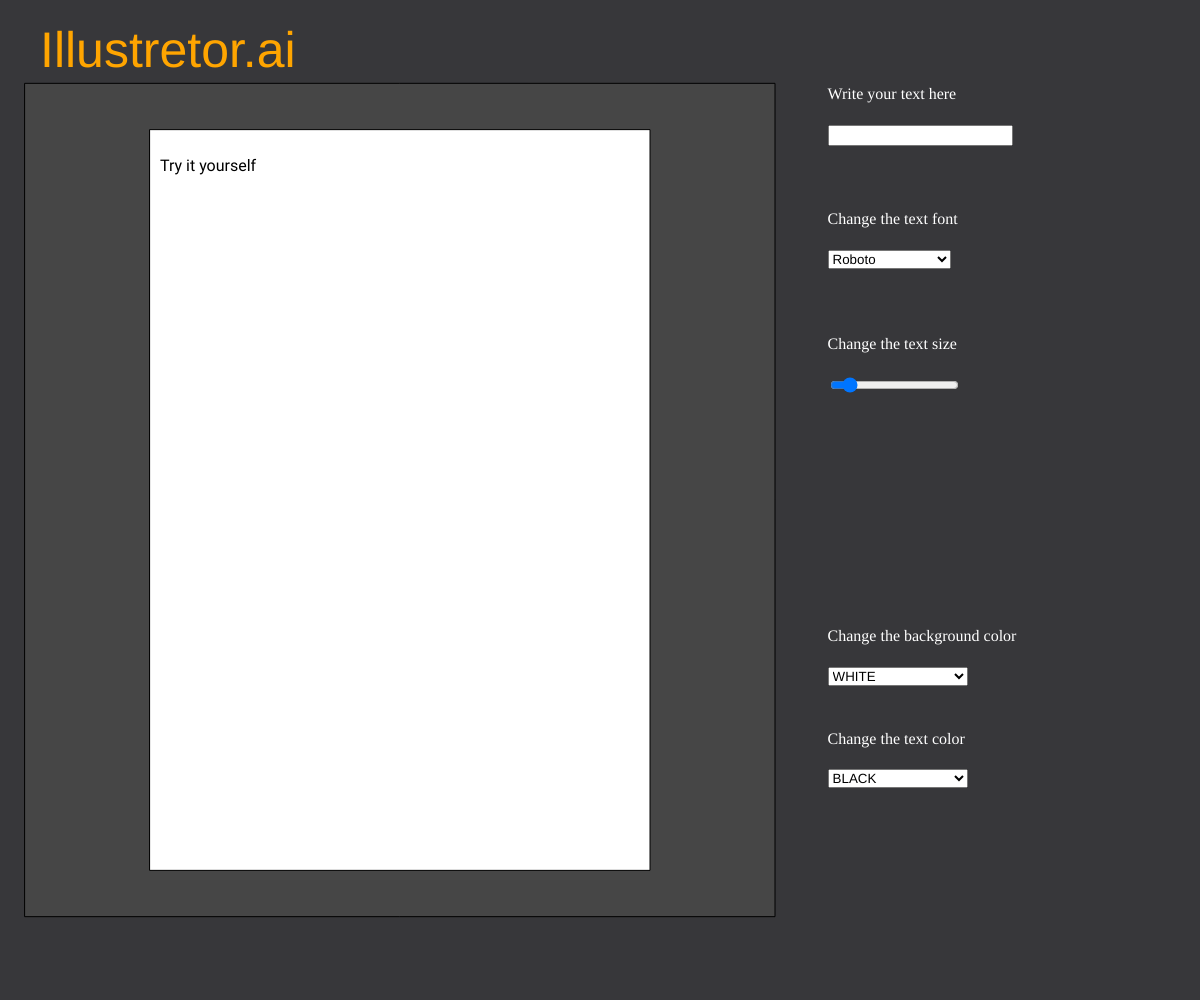
Frame 1 (no input)
Frame 60 (no input): identical to frame 1, image omitted
Frame 120 (the mouse pressed at the canvas centre since frame 60): identical to frame 1, image omitted

The p5.js sketch that drew this single still picture (run headless with seeded random() and noise() and a simulated clock; from frame 60 on, the mouse is pressed at the canvas centre):

// p5.js sketch
// ── sketch.js
var textbox; //where you write
var written = "Try it yourself"; //what you have written
var fakeCanvas; //the "canvas" where you write
var parag; //the actual DOM text displayed
var dimensione; //text size slider
var familyFonts; //text fonts selector
var colorSelector; //bgcolor selector
var colorSelectorText; //textcolor selector
var colors = ['LIGHTCORAL', 'LIGHTSALMON', 'CRIMSON',
  'LIGHTPINK', 'TOMATO', 'ORANGERED', 'DARKORANGE',
  'GOLD', 'LEMONCHIFFON', 'KHAKI', 'ORCHID', 'MEDIUMORCHID',
  'DARKVIOLET', 'GREENYELLOW', 'LIMEGREEN',
  'SEAGREEN', 'FORESTGREEN', 'OLIVE', 'TEAL', 'AQUAMARINE',
  'STEELBLUE', 'DODGERBLUE', 'NAVY', 'TAN', 'CHOCOLATE',
  'SIENNA', 'WHITE', 'BLACK', 'LIGHTSLATEGRAY', 'SILVER'
];

function setup() {
  createCanvas(windowWidth, windowHeight);

  //Description 1
  var dscrpt1 = createP("Write your text here");
  dscrpt1.id("dscrpt1");
  document.getElementById('dscrpt1').style.fontFamily = 'AdobeClean';
  document.getElementById('dscrpt1').style.color = 'white';
  dscrpt1.position(windowWidth / 1.45, (windowHeight / 8) - windowHeight / 18);
  //The textbox
  textbox = createInput(" ");
  textbox.id("myTextbox");
  textbox.position(windowWidth / 1.45, windowHeight / 8);
  //The "canvas"
  fakeCanvas = createDiv("");
  fakeCanvas.id("myFakeCanvas");
  document.getElementById("myFakeCanvas").style.wordBreak = "break-all" //makes the words stay inside the div
  document.getElementById("myFakeCanvas").style.width = (windowHeight / 2) - 20 + 'px';
  fakeCanvas.position(((4 * windowWidth - 3 * windowHeight) / 12) + 10, (0.13 * windowHeight) + 10);
  //text on the "canvas"
  parag = createP("");
  parag.id("myParag");
  //makes p child of div
  fakeCanvas.child(parag);
  //Description 2
  var dscrpt2 = createP("Change the text font")
  dscrpt2.id("dscrpt2");
  document.getElementById('dscrpt2').style.fontFamily = 'AdobeClean';
  document.getElementById('dscrpt2').style.color = 'white';
  dscrpt2.position(windowWidth / 1.45, (windowHeight / 4) - windowHeight / 18);
  //font family selector
  familyFonts = createSelect("");
  familyFonts.id("myFamilyFonts")
  familyFonts.option("Roboto");
  familyFonts.option("Crimson Pro");
  familyFonts.option("Rubik Mono One");
  familyFonts.option("Six Caps");
  familyFonts.position(windowWidth / 1.45, windowHeight / 4);
  //Description 3
  var dscrpt3 = createP("Change the text size")
  dscrpt3.id("dscrpt3");
  document.getElementById('dscrpt3').style.fontFamily = 'AdobeClean';
  document.getElementById('dscrpt3').style.color = 'white';
  dscrpt3.position(windowWidth / 1.45, (3 * windowHeight / 8) - windowHeight / 18);
  //Size slider
  dimensione = createSlider(50, 500, 100);
  dimensione.id("myDimensione");
  dimensione.position(windowWidth / 1.45, 3 * windowHeight / 8);
  //Description 4
  var dscrpt4 = createP("Change the background color");
  dscrpt4.id("dscrpt4");
  document.getElementById('dscrpt4').style.fontFamily = 'AdobeClean';
  document.getElementById('dscrpt4').style.color = 'white';
  dscrpt4.position(windowWidth / 1.45, (windowHeight / 1.5) - windowHeight / 18);
  //BGcolor selector
  colorSelector = createSelect("");
  colorSelector.id("myColorSelector");
  fillForm(colorSelector);
  document.getElementById("myColorSelector").value = colors[26];
  colorSelector.position(windowWidth / 1.45, windowHeight / 1.5);
  //Description 5
  var dscrpt5 = createP("Change the text color");
  dscrpt5.id("dscrpt5");
  document.getElementById('dscrpt5').style.fontFamily = 'AdobeClean';
  document.getElementById('dscrpt5').style.color = 'white';
  dscrpt5.position(windowWidth / 1.45, (windowHeight / 1.3) - windowHeight / 18);
  //Text color selector
  colorSelectorText = createSelect("");
  colorSelectorText.id("myColorSelectorText");
  fillForm(colorSelectorText);
  document.getElementById("myColorSelectorText").value = colors[27];
  colorSelectorText.position(windowWidth / 1.45, windowHeight / 1.3);
}

//Updates the text on the canvas everytime a key is pressed and released
function keyReleased() {
  written = document.getElementById("myTextbox").value;
}

//push the color of the array in the color selector
function fillForm(x) {
  for (var i = 0; i < colors.length; i++) {
    x.option(colors[i]);
  }
}

function draw() {
  document.getElementById("myParag").style.fontFamily = myFamilyFonts.value; //Gets the font family from selector
  document.getElementById("myParag").innerHTML = written; //Gets what you have written
  document.getElementById("myParag").style.color = myColorSelectorText.value; //Gets the text color
  document.getElementById("myParag").style.fontSize = dimensione.value() + '%'; //Gets the font size from the slider


  background(55, 55, 58);
  fill(70);
  rectMode(CENTER);
  rect(windowWidth / 3, windowHeight / 2, windowWidth / 1.6, windowHeight / 1.2);
  fill(myColorSelector.value); //Set the BGcolor
  rect(windowWidth / 3, windowHeight / 2, windowHeight / 2, windowHeight / 1.35);

  fill('orange');
  textSize(50);
  var title = text("Illustretor.ai", windowWidth / 30, windowHeight / 15);

}
